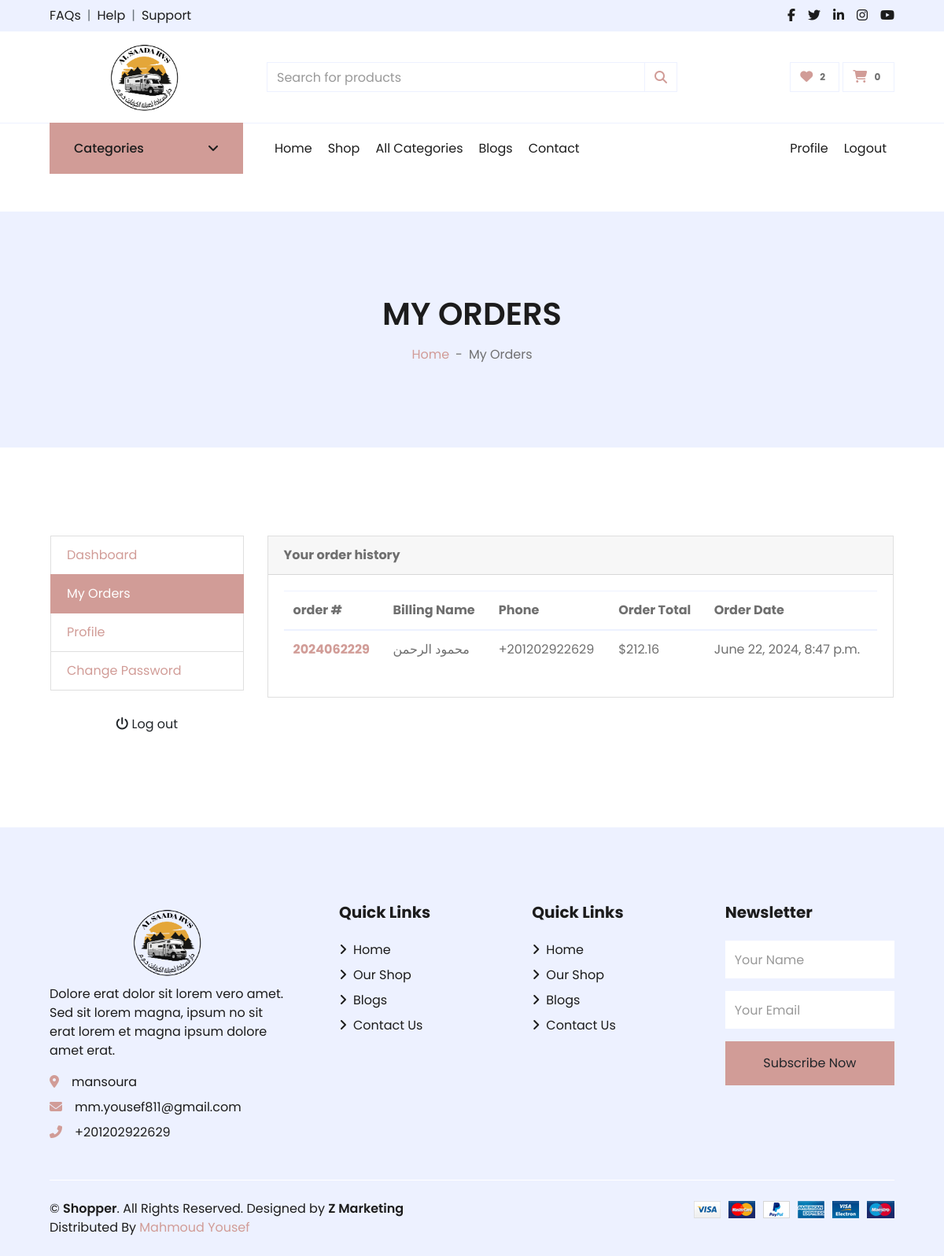
/accounts/orders/ (signed in), run on an earlier commit of the app's database.
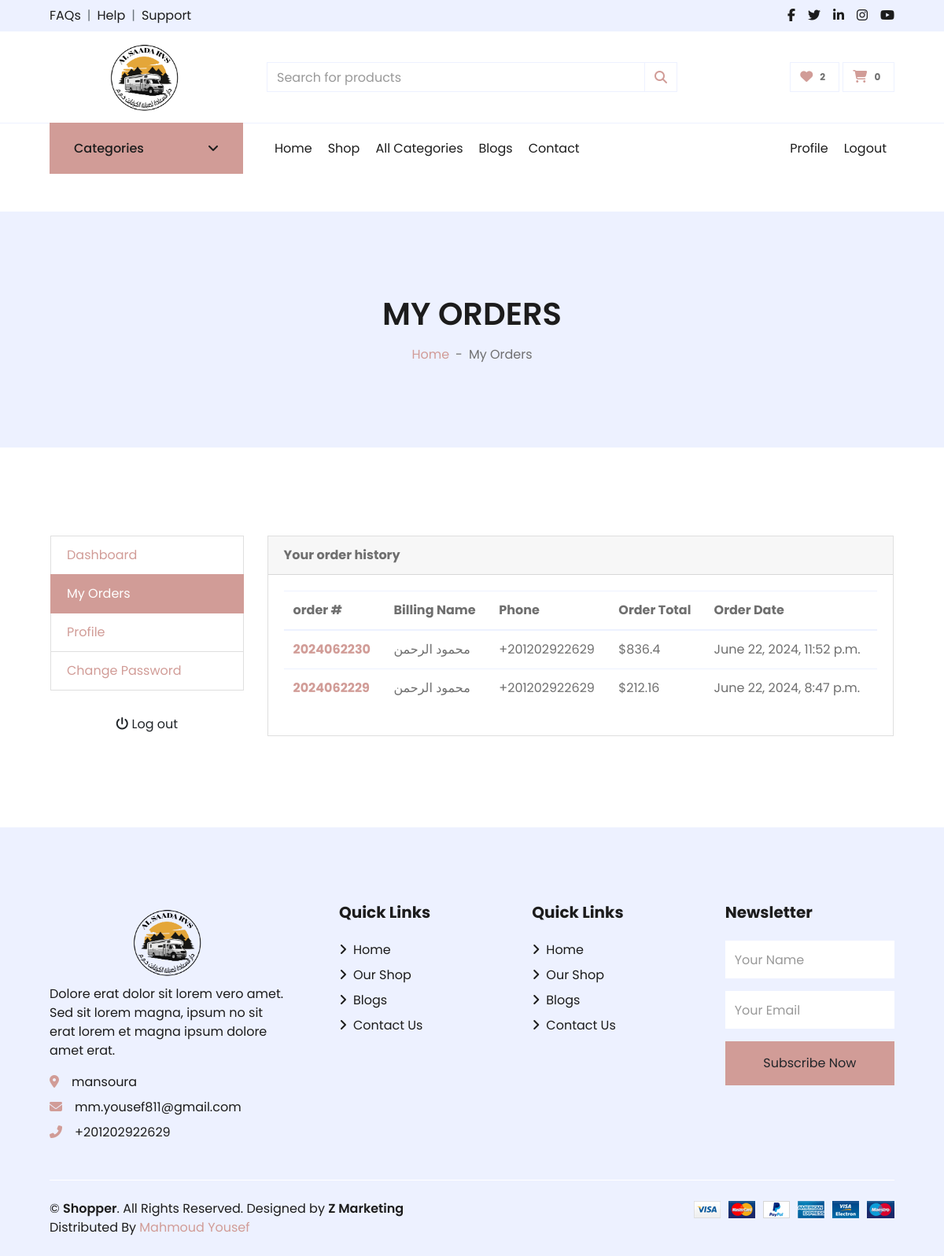
And on a later commit of the database.
### settings/models.py (models this page shows, shortened)
class Settings(models.Model):
    site_name = models.CharField( max_length=50)
    logo = models.ImageField( upload_to='setting/')
    phone = models.CharField( max_length=30)
    email = models.EmailField( max_length=254)
    description = models.TextField(max_length=1000)
    fb_link = models.URLField( max_length=200)
    twitter_link = models.URLField( max_length=200)
    instagram_link = models.URLField( max_length=200)
    address = models.CharField( max_length=50)
    get_in_touch = models.TextField(max_length=1000)

### orders/models.py (models this page shows, shortened)
class Order(models.Model):
    STATUS = (
        ('New','New'),
        ('Accepted','Accepted'),
        ('Completed','Completed'),
        ('Cancelled','Cancelled'),
    )
    user = models.ForeignKey(User, on_delete=models.SET_NULL , null=True)
    payment = models.ForeignKey(Payment,  on_delete=models.SET_NULL ,blank=True , null=True)
    order_number = models.CharField(max_length=50)
    first_name = models.CharField(max_length=50)
    last_name = models.CharField(max_length=50)
    phone = models.CharField(max_length=50)
    zip_code = models.CharField(max_length=50,blank=True)
    email = models.EmailField( max_length=254)
    address_line_1 = models.CharField( max_length=50)
    address_line_2 = models.CharField( max_length=50 , blank=True)
    country = models.CharField( max_length=50 )
    state = models.CharField( max_length=50 )
    city = models.CharField( max_length=50 )
    order_note = models.CharField( max_length=1000 , blank=True)
    order_total = models.FloatField()
    tax = models.FloatField()
    status = models.CharField(choices=STATUS,default='New' , max_length=15)
    ip = models.CharField(max_length=50  ,blank=True)
    is_orderd = models.BooleanField(default=False)
    created_at = models.DateTimeField( default=timezone.now)
    updated_at = models.DateTimeField(default=timezone.now)
    def full_name(self):
        return f'{self.first_name} {self.last_name}'

### accounts/views.py (the view)
# urls.py: path('orders/' , views.orders , name="orders" ),
@login_required(login_url='login')
def orders(request):
    orders = Order.objects.filter(user=request.user,is_orderd=True).order_by('-created_at')
    context = {
        'orders':orders,
    }
    return render(request , 'profile/orders.html' , context)

### accounts/templates/profile/orders.html (shortened to what this page needs)
{% extends "base.html" %}
{% block body %}
<div class="container-fluid bg-secondary mb-5">
    <div class="d-flex flex-column align-items-center justify-content-center" style="min-height: 300px">
        <h1 class="font-weight-semi-bold text-uppercase mb-3">My Orders</h1>
        <div class="d-inline-flex">
            <p class="m-0"><a href="/">Home</a></p>
            <p class="m-0 px-2">-</p>
            <p class="m-0">My Orders</p>
        </div>
    </div>
</div>
<section class="section-conten padding-y bg">
<div class="container-fluid p-5">
	<div class="row p-3">
            <aside class="col-md-3">
                <ul class="list-group">
                    <a class="list-group-item " href="{% url 'dashboard'%}"> Dashboard </a>
                    <a class="list-group-item active" href="{% url 'orders'%}"> My Orders </a>
                    <a class="list-group-item" href="{% url 'profile'%}"> Profile </a>
                    <a class="list-group-item" href="{% url 'change_password'%}">Change Password </a>
                </ul>
                <br>
                <a class="btn btn-light btn-block" href="{% url 'logout'%}"> <i class="fa fa-power-off"></i> <span
                        class="text">Log
                        out</span> </a>
            </aside>
            <main class="col-md-9">
                <article class="card">
                    <header class="card-header">
                        <strong class="d-inline-block mr-3">Your order history</strong>
                    </header>
                    <div class="card-body">
                        <div class="row">
                            <div class="col-md-12">
                                <table class="table table-hover">
                                    <thead>
                                        <tr>
                                            <th scope="col">order #</th>
                                            <th scope="col">Billing Name</th>
                                            <th scope="col">Phone</th>
                                            <th scope="col">Order Total</th>
                                            <th scope="col">Order Date</th>
                                        </tr>
                                    </thead>
                                        <tbody>
                                            {% for order in orders %}
                                            <tr>
                                                <th scope="row"><a href="{% url 'order_detail' order.order_number%}">{{order.order_number}}</a></th>
                                                <td>{{order.full_name}}</td>
                                                <td>{{order.phone}}</td>
                                                <td>${{order.order_total}}</td>
                                                <td>{{order.created_at}}</td>
                                            </tr>
                                            {% endfor %}
                                        </tbody>
                                </table>
                            </div>
                        </div>
                    </div>
                </article>
            </main>
        </div>
    </div>
</section>
{% endblock body %}

### templates/base.html (shortened to what this page needs)
{% load static %}
<!DOCTYPE HTML>
<html lang="en">
<head>
    <link href="https://cdnjs.cloudflare.com/ajax/libs/font-awesome/5.10.0/css/all.min.css" rel="stylesheet">
    <link href="{% static 'lib/owlcarousel/assets/owl.carousel.min.css'%}" rel="stylesheet">
    <link href="{% static 'css/all.min.css'%}" rel="stylesheet">
    <link href="{% static 'css/style.css'%}" rel="stylesheet">
    <link href="{% static 'css/custom.css'%}" rel="stylesheet">
</head>
<body>
    <div class="container-fluid">
        <div class="row bg-secondary py-2 px-xl-5">
            <div class="col-lg-6 d-none d-lg-block">
                <div class="d-inline-flex align-items-center">
                    <a class="text-dark" href="{% url 'contact'%}">FAQs</a>
                    <span class="text-muted px-2">|</span>
                    <a class="text-dark" href="{% url 'contact'%}">Help</a>
                    <span class="text-muted px-2">|</span>
                    <a class="text-dark" href="{% url 'contact'%}">Support</a>
                </div>
            </div>
            <div class="col-lg-6 text-center text-lg-right">
                <div class="d-inline-flex align-items-center">
                    <a class="text-dark px-2" href="{{about_site.fb_link}}">
                        <i class="fab fa-facebook-f"></i>
                    </a>
                    <a class="text-dark px-2" href="{{about_site.twitter_link}}">
                        <i class="fab fa-twitter"></i>
                    </a>
                    <a class="text-dark px-2" href="">
                        <i class="fab fa-linkedin-in"></i>
                    </a>
                    <a class="text-dark px-2" href="{{about_site.instagram_link}}">
                        <i class="fab fa-instagram"></i>
                    </a>
                    <a class="text-dark pl-2" href="">
                        <i class="fab fa-youtube"></i>
                    </a>
                </div>
            </div>
        </div>
        <div class="row align-items-center py-2 px-xl-5">
            <div class="col-lg-3 d-none d-lg-block">
                <a href="/" class="text-decoration-none">
                    <h1 class="m-0  text-center display-5 font-weight-semi-bold">
                        <img src="{{about_site.logo.url}}" width="100px" height="100px" alt="Logo">
                    </h1>
                </a>
            </div>
            <div class="col-lg-6 col-6 position-relative text-left">
                <form id="searchForm" autocomplete="off" action="">
                    <div class="input-group">
                        <input type="text" id="searchInput" class="form-control" placeholder="Search for products">
                        <div class="input-group-append">
                            <span class="input-group-text bg-transparent text-primary">
                                <i class="fa fa-search"></i>
                            </span>
                        </div>
                    </div>
                </form>
            </div>
            <div class="col-lg-3 col-6 text-right">
                <a href="{% url 'favourite'%}" class="btn border">
                    <i class="fas fa-heart text-primary"></i>
                    <span class="badge">{{product_counter}}</span>
                </a>
                <a href="{% url 'cart'%}" class="btn border">
                    <i class="fas fa-shopping-cart text-primary"></i>
                    <span class="badge">{{cart_counter}}</span>
                </a>
            </div>
        </div>
    </div>
    <div class="container-fluid mb-5">
        <div class="row border-top px-xl-5">
            <div class="col-lg-3 d-none d-lg-block">
                <a class="btn shadow-none d-flex align-items-center justify-content-between bg-primary text-white w-100"
                    data-toggle="collapse" href="#navbar-vertical"
                    style="height: 65px; margin-top: -1px; padding: 0 30px;">
                    <h6 class="m-0">Categories</h6>
                    <i class="fa fa-angle-down text-dark"></i>
                </a>
            </div>
            <div class="col-lg-9">
                <nav class="navbar navbar-expand-lg bg-light navbar-light py-3 py-lg-0 px-0">
                    <div class="collapse navbar-collapse justify-content-between" id="navbarCollapse">
                        <div class="navbar-nav mr-auto py-0">
                            <a href="/" class="nav-item nav-link {% if request.path == '/' %}active{% endif %}">Home</a>
                            <a href="{% url 'product_list' %}"
                                class="nav-item nav-link {% if request.path == '/products/' %}active{% endif %} ">Shop</a>
                            <a href="{% url 'categories'%}"
                                class="nav-item nav-link {% if request.path == '/products/categories/' %}active{% endif %}">All Categories</a>
                            <a href="{% url 'blog'%}"
                                class="nav-item nav-link  {% if request.path == '/blog/' %}active{% endif %}">Blogs</a>
                            <a href="{% url 'contact'%}"
                                class="nav-item nav-link  {% if request.path == '/contact/' %}active{% endif %}">Contact</a>
                        </div>
                        {% if user.is_authenticated %}
                        <div class="navbar-nav ml-auto py-0">
                            <a href="{% url 'profile'%}" class="nav-item nav-link">Profile</a>
                            <a href="{% url 'logout' %}" class="nav-item nav-link">Logout</a>
                        </div>
                        {% else %}
                        <div class="navbar-nav ml-auto py-0">
                            <a href="{% url 'login' %}" class="nav-item nav-link">Login</a>
                            <a href="{% url 'register' %}" class="nav-item nav-link">Register</a>
                        </div>
                        {% endif %}
                    </div>
                </nav>
            </div>
        </div>
    </div>
    {% block body %}
    {% endblock body %}
    <div class="container-fluid bg-secondary text-dark mt-5 pt-5">
        <div class="row px-xl-5 pt-5">
            <div class="col-lg-4 col-md-12 mb-5 pr-3 pr-xl-5">
                <a href="/" class="text-decoration-none">
                    <h1 class="mb-1 text-center display-5 font-weight-semi-bold">
                            <img src="{{about_site.logo.url}}" width="100px" height="100px" alt="Logo">
                    </h1>
                </a>
                <p>{{about_site.description}}</p>
                <p class="mb-2"><i class="fa fa-map-marker-alt text-primary mr-3"></i>{{about_site.address}}</p>
                <p class="mb-2"><i class="fa fa-envelope text-primary mr-3"></i>{{about_site.email}}</p>
                <p class="mb-0"><i class="fa fa-phone-alt text-primary mr-3"></i>{{about_site.phone}}</p>
            </div>
            <div class="col-lg-8 col-md-12">
                <div class="row">
                    <div class="col-md-4 mb-5">
                        <h5 class="font-weight-bold text-dark mb-4">Quick Links</h5>
                        <div class="d-flex flex-column justify-content-start">
                            <a class="text-dark mb-2" href="/"><i class="fa fa-angle-right mr-2"></i>Home</a>
                            <a class="text-dark mb-2" href="{% url 'product_list'%}"><i class="fa fa-angle-right mr-2"></i>Our
                                Shop</a>
                            <a class="text-dark mb-2" href="{% url 'blog'%}"><i class="fa fa-angle-right mr-2"></i>Blogs
                                </a>
                            <a class="text-dark" href="{% url 'contact'%}"><i class="fa fa-angle-right mr-2"></i>Contact
                                Us</a>
                        </div>
                    </div>
                    <div class="col-md-4 mb-5">
                        <h5 class="font-weight-bold text-dark mb-4">Quick Links</h5>
                        <div class="d-flex flex-column justify-content-start">
                            <a class="text-dark mb-2" href="/"><i class="fa fa-angle-right mr-2"></i>Home</a>
                            <a class="text-dark mb-2" href="{% url 'product_list'%}"><i class="fa fa-angle-right mr-2"></i>Our
                                Shop</a>
                            <a class="text-dark mb-2" href="{% url 'blog'%}"><i class="fa fa-angle-right mr-2"></i>Blogs
                                </a>
                            <a class="text-dark" href="{% url 'contact'%}"><i class="fa fa-angle-right mr-2"></i>Contact
                                Us</a>
                        </div>
                    </div>
                    <div id="main_form_div" class="col-md-4 mb-5">
                        <h5 class="font-weight-bold text-dark mb-4">Newsletter</h5>
                        <form id="newsletter_form" method="POST" action="{% url 'newsletter_footer'%}">
                            <div class="form-group">
                                <input type="text" class="form-control border-0 py-4" name="name" placeholder="Your Name"
                                    required="required" />
                            </div>
                            <div class="form-group">
                                <input type="email" class="form-control border-0 py-4" name="email" placeholder="Your Email"
                                    required="required" />
                            </div>
                            <div>
                                <button class="btn btn-primary btn-block border-0 py-3" type="submit">Subscribe
                                    Now</button>
                            </div>
                        </form>
                    </div>
                </div>
            </div>
        </div>
        <div class="row border-top border-light mx-xl-5 py-4">
            <div class="col-md-6 px-xl-0">
                <p class="mb-md-0 text-center text-md-left text-dark">
                    &copy; <a class="text-dark font-weight-semi-bold" href="/">{{about_site.site_name}}</a>. All Rights
                    Reserved.
                    Designed
                    by
                    <a class="text-dark font-weight-semi-bold" href="">Z Marketing</a><br>
                    Distributed By <a href="" target="_blank">Mahmoud Yousef</a>
                </p>
            </div>
            <div class="col-md-6 px-xl-0 text-center text-md-right">
                <img class="img-fluid" src="{% static 'img/payments.png'%}" alt="">
            </div>
        </div>
    </div>
</body>
</html>

What changed in the data, as far as the page shows it:
added Order: order_number "2024062230", full_name "محمود الرحمن", phone "+201202922629", order_total "836.4", created_at "June 22, 2024, 11:52 p.m."
